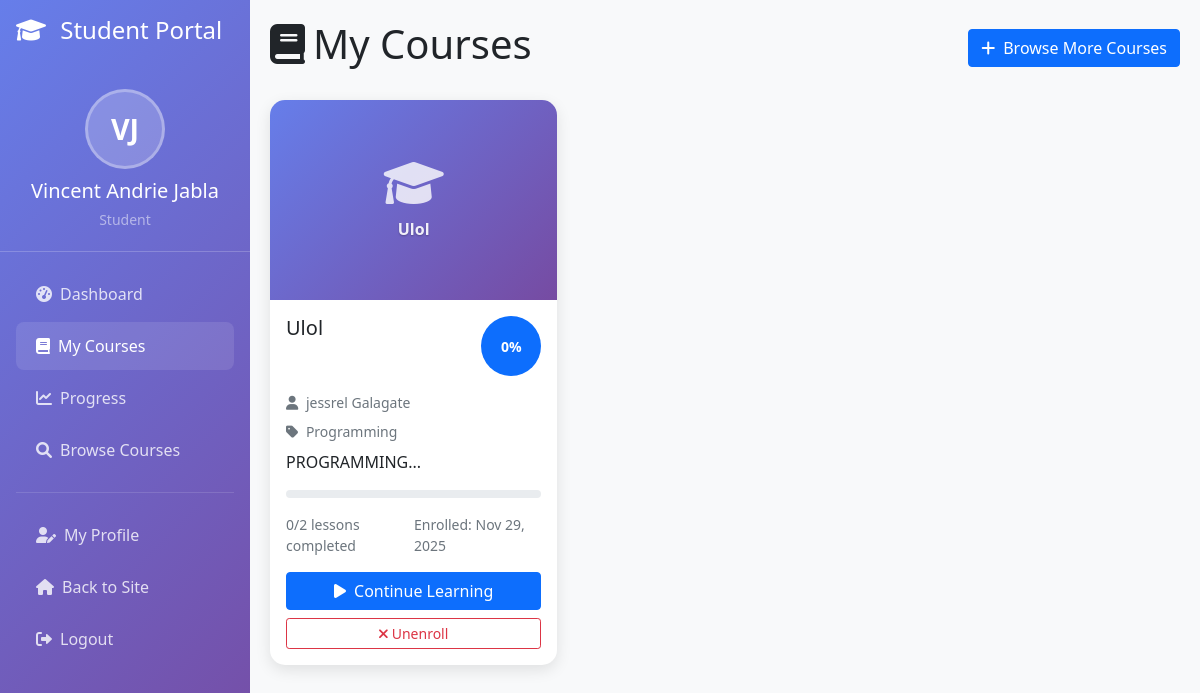
The page /student/courses.php (signed in) on the database its author committed.
### tables this page shows
CREATE TABLE `users` (
  `id` int(11) NOT NULL,
  `username` varchar(50) NOT NULL,
  `email` varchar(100) NOT NULL,
  `password` varchar(255) NOT NULL,
  `first_name` varchar(50) NOT NULL,
  `last_name` varchar(50) NOT NULL,
  `role` enum('student','instructor','admin') DEFAULT 'student',
  `profile_image` varchar(255) DEFAULT NULL,
  `bio` text DEFAULT NULL,
  `phone` varchar(20) DEFAULT NULL,
  `date_of_birth` date DEFAULT NULL,
  `instructor_rating_average` decimal(3,2) DEFAULT 0.00,
  `instructor_rating_count` int(11) DEFAULT 0,
  `is_active` tinyint(1) DEFAULT 1,
  `email_verified` tinyint(1) DEFAULT 0,
  `created_at` timestamp NOT NULL DEFAULT current_timestamp(),
  `updated_at` timestamp NOT NULL DEFAULT current_timestamp() ON UPDATE current_timestamp()
);

CREATE TABLE `courses` (
  `id` int(11) NOT NULL,
  `title` varchar(200) NOT NULL,
  `description` text NOT NULL,
  `short_description` varchar(500) DEFAULT NULL,
  `instructor_id` int(11) NOT NULL,
  `category_id` int(11) NOT NULL,
  `price` decimal(10,2) DEFAULT 0.00,
  `is_free` tinyint(1) DEFAULT 1,
  `thumbnail` varchar(255) DEFAULT NULL,
  `video_preview` varchar(255) DEFAULT NULL,
  `level` enum('beginner','intermediate','advanced') DEFAULT 'beginner',
  `duration_hours` int(11) DEFAULT 0,
  `language` varchar(50) DEFAULT 'English',
  `requirements` text DEFAULT NULL,
  `what_you_learn` text DEFAULT NULL,
  `is_published` tinyint(1) DEFAULT 0,
  `is_featured` tinyint(1) DEFAULT 0,
  `enrollment_count` int(11) DEFAULT 0,
  `rating_average` decimal(3,2) DEFAULT 0.00,
  `rating_count` int(11) DEFAULT 0,
  `created_at` timestamp NOT NULL DEFAULT current_timestamp(),
  `updated_at` timestamp NOT NULL DEFAULT current_timestamp() ON UPDATE current_timestamp()
);

CREATE TABLE `categories` (
  `id` int(11) NOT NULL,
  `name` varchar(100) NOT NULL,
  `description` text DEFAULT NULL,
  `slug` varchar(100) NOT NULL,
  `image` varchar(255) DEFAULT NULL,
  `is_active` tinyint(1) DEFAULT 1,
  `created_at` timestamp NOT NULL DEFAULT current_timestamp()
);

### classes/User.php (called while the page is built, shortened)
<?php
class User {
    private $conn;
    private $table_name = "users";
    public function __construct() {
        $database = new Database();
        $this->conn = $database->getConnection();
    }
    public function getUserById($id) {
        $query = "SELECT * FROM " . $this->table_name . " WHERE id = :id";
        $stmt = $this->conn->prepare($query);
        $stmt->bindParam(":id", $id);
        $stmt->execute();
        if ($stmt->rowCount() > 0) {
            $row = $stmt->fetch(PDO::FETCH_ASSOC);
            $this->first_name = $row['first_name'];
            $this->last_name = $row['last_name'];
            return true;
        }
        return false;
    }
}
?>

### config/database.php (called while the page is built, shortened)
<?php
class Database {
    private $host = 'localhost';
    private $db_name = 'elearning_system';
    private $username = 'root';
    private $password = '';
    public function getConnection() {
        $this->conn = null;
        try {
            $this->conn = new PDO(
                "mysql:host=" . $this->host . ";dbname=" . $this->db_name,
                $this->username,
                $this->password,
                array(
                    PDO::ATTR_ERRMODE => PDO::ERRMODE_EXCEPTION,
                    PDO::ATTR_DEFAULT_FETCH_MODE => PDO::FETCH_ASSOC,
                    PDO::MYSQL_ATTR_INIT_COMMAND => "SET NAMES utf8"
                )
            );
        } catch(PDOException $exception) {
            echo "Connection error: " . $exception->getMessage();
        }
        return $this->conn;
    }
}
?>

### student/courses.php (the view, shortened to what this page needs)
<?php
require_once __DIR__ . '/../classes/CourseReview.php';
require_once __DIR__ . '/../classes/User.php';
$student_id = $_SESSION['user_id'];
try {
    $database = new Database();
    $conn = $database->getConnection();
    $query = "SELECT c.*, e.enrollment_date, e.progress_percentage, e.is_completed,
                     cat.name as category_name,
                     u.first_name as instructor_first_name, u.last_name as instructor_last_name,
                     (SELECT COUNT(*) FROM lessons l WHERE l.course_id = c.id AND l.is_published = 1) as total_lessons,
                     (SELECT COUNT(*) FROM lesson_progress lp
                      JOIN lessons l ON lp.lesson_id = l.id
                      WHERE lp.student_id = :student_id AND l.course_id = c.id AND lp.is_completed = 1) as completed_lessons,
                     (SELECT l.id FROM lessons l
                      LEFT JOIN lesson_progress lp ON l.id = lp.lesson_id AND lp.student_id = :student_id2
                      WHERE l.course_id = c.id AND l.is_published = 1
                      ORDER BY l.lesson_order ASC, lp.is_completed ASC, l.id ASC
                      LIMIT 1) as next_lesson_id
              FROM enrollments e
              JOIN courses c ON e.course_id = c.id
              JOIN categories cat ON c.category_id = cat.id
              JOIN users u ON c.instructor_id = u.id
              WHERE e.student_id = :student_id3
              ORDER BY e.enrollment_date DESC";
    $stmt = $conn->prepare($query);
    $stmt->bindParam(':student_id', $student_id);
    $stmt->bindParam(':student_id2', $student_id);
    $stmt->bindParam(':student_id3', $student_id);
    $stmt->execute();
    $enrolled_courses = $stmt->fetchAll(PDO::FETCH_ASSOC);
} catch (Exception $e) {
    $enrolled_courses = [];
}
?>
<!DOCTYPE html>
<html lang="en">
<head>
    <link href="https://cdn.jsdelivr.net/npm/bootstrap@5.1.3/dist/css/bootstrap.min.css" rel="stylesheet">
    <link href="https://cdnjs.cloudflare.com/ajax/libs/font-awesome/6.0.0/css/all.min.css" rel="stylesheet">
</head>
<body class="bg-light">
    <?php include 'includes/sidebar.php'; ?>
    <div class="main-content">
        <div class="d-flex justify-content-between align-items-center mb-4">
            <h1><i class="fas fa-book me-2"></i>My Courses</h1>
            <div>
                <a href="../courses.php" class="btn btn-primary">
                    <i class="fas fa-plus me-2"></i>Browse More Courses
                </a>
            </div>
        </div>
                <?php if (!empty($enrolled_courses)): ?>
                    <div class="row">
                        <?php foreach ($enrolled_courses as $course): ?>
                            <?php
                            $progress = $course['total_lessons'] > 0 ?
                                round(($course['completed_lessons'] / $course['total_lessons']) * 100) : 0;
                            ?>
                            <div class="col-lg-4 col-md-6 mb-4">
                                <div class="card course-card position-relative">
                                    <div class="course-thumbnail">
                                        <?php if ($course['thumbnail'] && file_exists('../uploads/courses/' . $course['thumbnail'])): ?>
                                            <img src="../uploads/courses/<?php echo htmlspecialchars($course['thumbnail']); ?>"
                                                 alt="Course Thumbnail">
                                        <?php else: ?>
                                            <div class="fallback-icon">
                                                <i class="fas fa-graduation-cap"></i>
                                                <div class="course-title">
                                                    <?php echo htmlspecialchars(substr($course['title'], 0, 30)) . (strlen($course['title']) > 30 ? '...' : ''); ?>
                                                </div>
                                            </div>
                                        <?php endif; ?>
                                    </div>
                                    <div class="card-body">
                                        <div class="d-flex justify-content-between align-items-start mb-3">
                                            <h5 class="card-title mb-0">
                                                <?php echo htmlspecialchars($course['title']); ?>
                                            </h5>
                                            <div class="progress-circle bg-primary">
                                                <?php echo $progress; ?>%
                                            </div>
                                        </div>
                                        <p class="text-muted small mb-2">
                                            <i class="fas fa-user me-1"></i>
                                            <?php echo htmlspecialchars($course['instructor_first_name'] . ' ' . $course['instructor_last_name']); ?>
                                        </p>
                                        <p class="text-muted small mb-2">
                                            <i class="fas fa-tag me-1"></i>
                                            <?php echo htmlspecialchars($course['category_name']); ?>
                                        </p>
                                        <p class="card-text mb-3">
                                            <?php echo htmlspecialchars(substr($course['short_description'], 0, 100)) . '...'; ?>
                                        </p>
                                        <div class="progress mb-3" style="height: 8px;">
                                        </div>
                                        <div class="d-flex justify-content-between align-items-center mb-3">
                                            <small class="text-muted">
                                                <?php echo $course['completed_lessons']; ?>/<?php echo $course['total_lessons']; ?> lessons completed
                                            </small>
                                            <small class="text-muted">
                                                Enrolled: <?php echo date('M j, Y', strtotime($course['enrollment_date'])); ?>
                                            </small>
                                        </div>
                                        <div class="d-grid gap-2">
                                            <?php if ($course['next_lesson_id']): ?>
                                                <a href="../lesson.php?id=<?php echo $course['next_lesson_id']; ?>" class="btn btn-primary">
                                                    <i class="fas fa-play me-2"></i>Continue Learning
                                                </a>
                                            <?php else: ?>
                                                <a href="../course.php?id=<?php echo $course['id']; ?>" class="btn btn-outline-primary">
                                                    <i class="fas fa-eye me-2"></i>View Course
                                                </a>
                                            <?php endif; ?>
                                            <button type="button" class="btn btn-outline-danger btn-sm"
                                                    onclick="confirmUnenroll('<?php echo $course['id']; ?>', '<?php echo htmlspecialchars($course['title'], ENT_QUOTES); ?>')">
                                                <i class="fas fa-times me-1"></i>Unenroll
                                            </button>
                                        </div>
                                    </div>
                                </div>
                            </div>
                        <?php endforeach; ?>
                    </div>
                <?php endif; ?>
    </div>
</body>
</html>

### student/includes/sidebar.php (shortened to what this page needs)
<?php
if (!isset($student_user)) {
    $student_user = new User();
    $student_user->getUserById($_SESSION['user_id']);
}
?>
<div class="sidebar position-fixed" style="width: 250px; z-index: 1000;">
    <div class="p-3">
        <h4 class="text-white">
            <i class="fas fa-graduation-cap me-2"></i>
            Student Portal
        </h4>
    </div>
    <div class="admin-profile">
        <div class="admin-initials" style="display: none;">
            <?php echo strtoupper(substr($student_user->first_name, 0, 1) . substr($student_user->last_name, 0, 1)); ?>
        </div>
        <h5 class="text-white mb-1 mt-2"><?php echo htmlspecialchars($student_user->first_name . ' ' . $student_user->last_name); ?></h5>
        <small class="text-white-50">Student</small>
    </div>
    <nav class="nav flex-column px-3 mt-3">
        <a class="nav-link <?php echo basename($_SERVER['PHP_SELF']) == 'index.php' ? 'active' : ''; ?>" href="index.php">
            <i class="fas fa-tachometer-alt me-2"></i>Dashboard
        </a>
        <a class="nav-link <?php echo basename($_SERVER['PHP_SELF']) == 'courses.php' ? 'active' : ''; ?>" href="courses.php">
            <i class="fas fa-book me-2"></i>My Courses
        </a>
        <a class="nav-link <?php echo basename($_SERVER['PHP_SELF']) == 'progress.php' ? 'active' : ''; ?>" href="progress.php">
            <i class="fas fa-chart-line me-2"></i>Progress
        </a>
        <a class="nav-link" href="../courses.php">
            <i class="fas fa-search me-2"></i>Browse Courses
        </a>
        <hr class="text-white-50">
        <a class="nav-link <?php echo basename($_SERVER['PHP_SELF']) == 'profile.php' ? 'active' : ''; ?>" href="profile.php">
            <i class="fas fa-user-edit me-2"></i>My Profile
        </a>
        <a class="nav-link" href="../index.php">
            <i class="fas fa-home me-2"></i>Back to Site
        </a>
        <a class="nav-link" href="../auth/logout.php">
            <i class="fas fa-sign-out-alt me-2"></i>Logout
        </a>
    </nav>
</div>

### student/courses.php (style rules this page uses)
.sidebar { min-height: 100vh; background: linear-gradient(135deg, #667eea 0%, #764ba2 100%); }
.sidebar .nav-link { color: rgba(255,255,255,0.8); padding: 12px 20px; border-radius: 8px; margin: 2px 0; }
.sidebar .nav-link:hover, .sidebar .nav-link.active { color: white; background: rgba(255,255,255,0.1); }
.main-content { margin-left: 250px; padding: 20px; }
.card { border: none; border-radius: 15px; box-shadow: 0 5px 15px rgba(0,0,0,0.1); }
.course-card { transition: transform 0.3s ease, box-shadow 0.3s ease; border: none; border-radius: 15px; overflow: hidden; height: 100%; }
.course-thumbnail { height: 200px; background: linear-gradient(135deg, #667eea 0%, #764ba2 100%); display: flex; align-items: center; justify-content: center; color: white; font-size: 3rem; position: relative; overflow: hidden; }
.course-thumbnail .fallback-icon { display: flex; flex-direction: column; align-items: center; justify-content: center; text-align: center; padding: 20px; }
.course-thumbnail .fallback-icon i { font-size: 3rem; margin-bottom: 10px; opacity: 0.8; }
.course-thumbnail .fallback-icon .course-title { font-size: 1rem; font-weight: 600; opacity: 0.9; text-shadow: 0 1px 2px rgba(0,0,0,0.3); }
.progress-circle { width: 60px; height: 60px; border-radius: 50%; display: flex; align-items: center; justify-content: center; font-weight: bold; color: white; font-size: 14px; }

### student/includes/sidebar.php (style rules this page uses)
.admin-profile { padding: 20px; border-bottom: 1px solid rgba(255,255,255,0.2); text-align: center; }
.admin-initials { width: 80px; height: 80px; border-radius: 50%; background: rgba(255,255,255,0.2); display: flex; align-items: center; justify-content: center; color: white; font-weight: bold; font-size: 1.8rem; margin: 0 auto 10px; border: 3px solid rgba(255,255,255,0.3); }

### rows shown on the page
users: first_name+last_name "VJ", first_name+last_name "Vincent Andrie Jabla"
courses: title "Ulol", progress "0", instructor.last_name "jessrel Galagate", category.name "Programming", short_description "PROGRAMMING", completed_lessons "0", total_lessons "2", enrollment_date "Nov 29, 2025"
